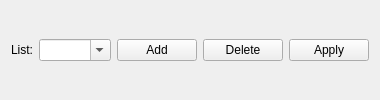
                      <widget class="QWidget" name="pageSipList">
                       <layout class="QHBoxLayout">
                        <item>
                         <widget class="QLabel" name="label">
                          <property name="sizePolicy">
                           <sizepolicy hsizetype="Preferred" vsizetype="Preferred">
                            <horstretch>0</horstretch>
                            <verstretch>0</verstretch>
                           </sizepolicy>
                          </property>
                          <property name="text">
                           <string>List:</string>
                          </property>
                          <property name="alignment">
                           <set>Qt::AlignRight|Qt::AlignTrailing|Qt::AlignVCenter</set>
                          </property>
                         </widget>
                        </item>
                        <item>
                         <widget class="IQFComboBox" name="cBSipList">
                          <property name="sizePolicy">
                           <sizepolicy hsizetype="Preferred" vsizetype="Fixed">
                            <horstretch>1</horstretch>
                            <verstretch>0</verstretch>
                           </sizepolicy>
                          </property>
                          <property name="editable">
                           <bool>true</bool>
                          </property>
                         </widget>
                        </item>
                        <item>
                         <widget class="IQFPushButton" name="pBAddSip">
                          <property name="sizePolicy">
                           <sizepolicy hsizetype="Fixed" vsizetype="Fixed">
                            <horstretch>0</horstretch>
                            <verstretch>0</verstretch>
                           </sizepolicy>
                          </property>
                          <property name="text">
                           <string>Add</string>
                          </property>
                         </widget>
                        </item>
                        <item>
                         <widget class="IQFPushButton" name="pBRemSip">
                          <property name="sizePolicy">
                           <sizepolicy hsizetype="Fixed" vsizetype="Fixed">
                            <horstretch>0</horstretch>
                            <verstretch>0</verstretch>
                           </sizepolicy>
                          </property>
                          <property name="text">
                           <string>Delete</string>
                          </property>
                         </widget>
                        </item>
                        <item>
                         <widget class="IQFPushButton" name="pBApplySipList">
                          <property name="text">
                           <string>Apply</string>
                          </property>
                         </widget>
                        </item>
                       </layout>
                      </widget>
